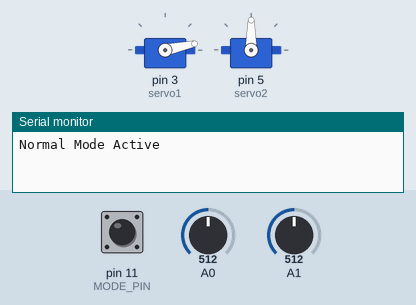
This sketch was run on a simulated Arduino Uno, built with avr-gcc and run on an emulated ATmega328P. On the bench: 2 × servo, the last lines printed to the serial monitor. The inputs (shaded band) are chosen by the test bench; at power-on: pin 11 (MODE_PIN) HIGH, A0 = 512, A1 = 512.

Above: at 1.2 s.
1.3 s: pin 11 (MODE_PIN) pulled LOW for 3.2 s
At 2.8 s:
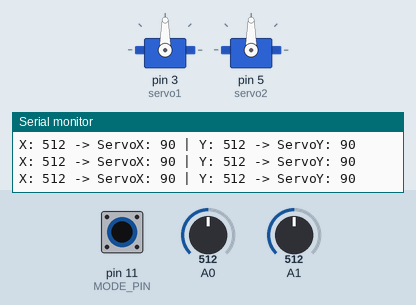
7.5 s: pin 11 (MODE_PIN) pulled LOW for 0.15 s
10.6 s: pin 11 (MODE_PIN) pulled LOW for 1 s
13.6 s: pin 11 (MODE_PIN) driven LOW
16.6 s: A0 set to 716
At 17.1 s:
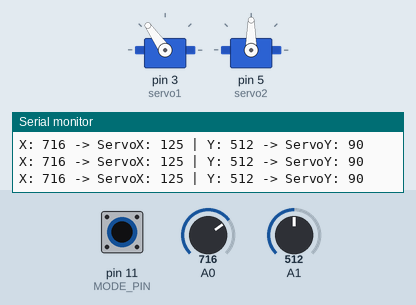
18.1 s: A1 set to 557
At 19.0 s:
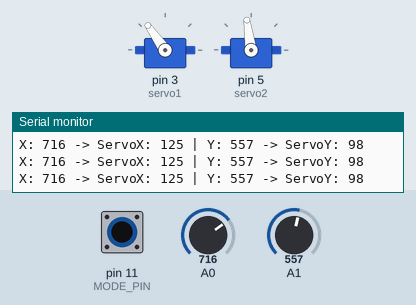
21.1 s: A1 set to 587
At 21.6 s:
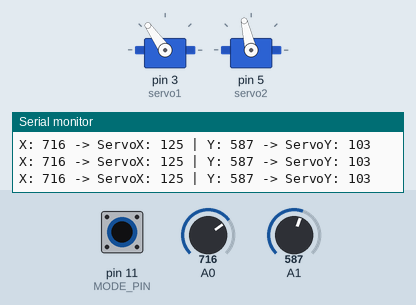
Timing chart, 0 to 23.6 s (numbered marks = the images above; inputs shaded):
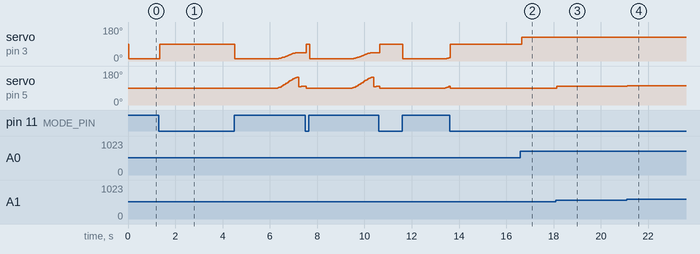

Measured:
- after the input at 16.6 s, servo on pin 3 (servo1): 90° → 125° after 0.05 s
- after the input at 18.1 s, servo on pin 5 (servo2): 90° → 98° at once
- after the input at 21.1 s, servo on pin 5 (servo2): 98° → 103° at once

The sketch:

arduino_nano_2dof_2mode.ino
```cpp
#include <Servo.h>
#include <math.h>  // Needed for cos()
#define PI 3.14159265358979323846

Servo servo1;  // X-axis servo
Servo servo2;  // Y-axis servo

const int MODE_PIN = 11;  // Pin for mode selection
const int speed = 20; // in m/s
int bankingAngles[250];  // Banking angles array
int yComponentAngles[250];  // Y-component angles array

void setup() {
    pinMode(MODE_PIN, INPUT_PULLUP); // Enable internal pull-up (default HIGH if no jumper)
    Serial.begin(9600);

    servo1.attach(3);
    servo2.attach(5);
    servo1.write(90);
    servo2.write(90);

    const float R = 28.65; // Radius of the curved sections

    // Initialize bankingAngles and yComponentAngles
    for (int i = 0; i < 250; i++) {
        int x = i + 1; // Position on the track

        if (x < 35) {
            bankingAngles[i] = 12;
            yComponentAngles[i] = 90;
        }
        else if (x < 55) {
            bankingAngles[i] = round(12 + 16.5 * (1 - cos(PI * (x - 35) / 20)));
            yComponentAngles[i] = 90 + round(R * (1 - cos(PI * (x - 35) / 20)));
        }
        else if (x < 105) {
            bankingAngles[i] = 45;
            yComponentAngles[i] = 90 + round(R * (1 - cos(PI * (x - 35) / 90)));
        }
        else if (x < 125) {
            bankingAngles[i] = round(45 - 16.5 * (1 - cos(PI * (x - 105) / 20)));
            yComponentAngles[i] = 90 + round(R * (1 - cos(PI * (x - 105) / 20)));
        }
        else if (x < 160) {
            bankingAngles[i] = 12;
            yComponentAngles[i] = 90;
        }
        else if (x < 180) {
            bankingAngles[i] = round(12 + 16.5 * (1 - cos(PI * (x - 160) / 20)));
            yComponentAngles[i] = 90 + round(R * (1 - cos(PI * (x - 160) / 20)));
        }
        else if (x < 230) {
            bankingAngles[i] = 45;
            yComponentAngles[i] = 90 + round(R * (1 - cos(PI * (x - 125) / 90)));
        }
        else {
            bankingAngles[i] = 45;
            yComponentAngles[i] = 90 + round(R * (1 - cos(PI * (x - 230) / 20)));
        }
    }
}

void loop() {
    if (digitalRead(MODE_PIN) == LOW) {
        joystickMode();
    } else {
        normalMode();
    }
}

// ----------------- Normal Mode Function -----------------
void normalMode() {
    Serial.println("Normal Mode Active");
    for (int i = 0; i < 250; i++) {
        servo1.write(bankingAngles[i]);
        int servo2Angle = constrain(yComponentAngles[i], 0, 180);
        servo2.write(servo2Angle);

        delay(1000 / speed);

        if (i == 249) {
            servo1.write(90);
            servo2.write(90);
        }

        // Check if mode changed during execution
        if (digitalRead(MODE_PIN) == LOW) return;
    }
}

// ----------------- Joystick Mode Function -----------------
void joystickMode() {
    Serial.println("Joystick Mode Active");
    while (digitalRead(MODE_PIN) == LOW) {
        int xValue = analogRead(A0);
        int yValue = analogRead(A1);

        int xAngle = map(xValue, 0, 1023, 0, 180);
        int yAngle = map(yValue, 0, 1023, 0, 180);

        servo1.write(xAngle);
        servo2.write(yAngle);

        Serial.print("X: ");
        Serial.print(xValue);
        Serial.print(" -> ServoX: ");
        Serial.print(xAngle);
        Serial.print(" | Y: ");
        Serial.print(yValue);
        Serial.print(" -> ServoY: ");
        Serial.println(yAngle);

        delay(50);
    }
}
```
